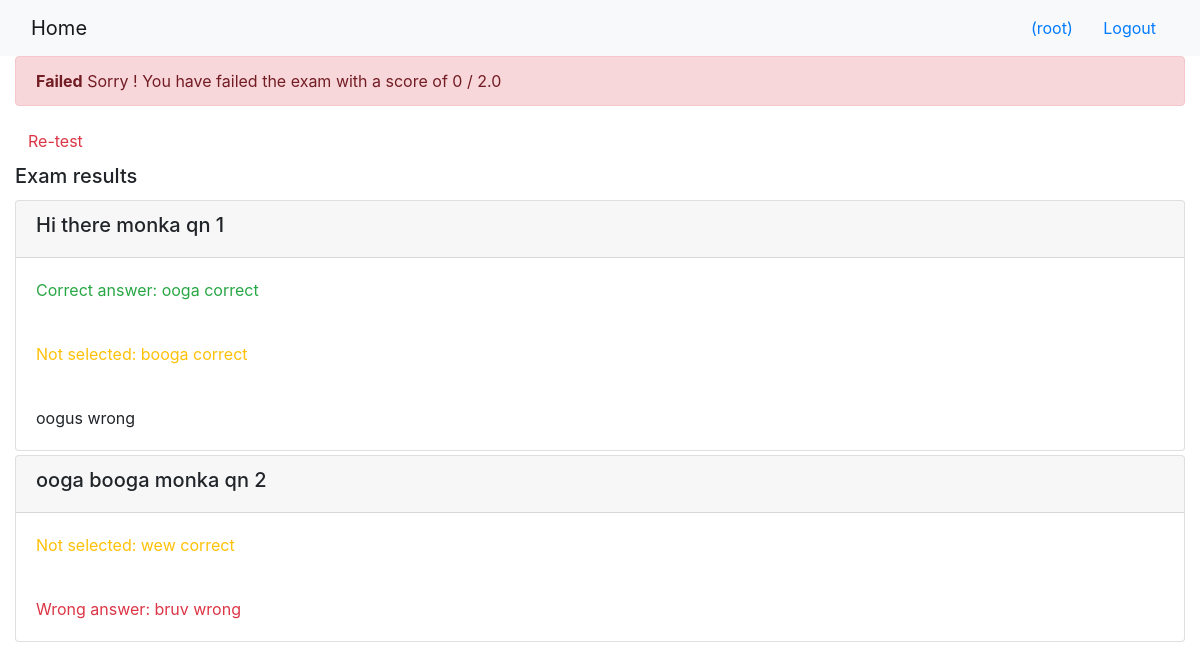
The page /onlinecourse/1/submission/1/result/ (signed in) on the database its author committed.
### onlinecourse/models.py (models this page shows)
class Question(models.Model):
    lesson = models.ForeignKey(Course, on_delete=models.CASCADE)
    question_text = models.TextField()
    grade = models.IntegerField()
    def is_get_score(self, selected_ids):
       all_answers = self.choice_set.filter(is_correct=True).count()
       selected_correct = self.choice_set.filter(is_correct=True, id__in=selected_ids).count()
       if all_answers == selected_correct:
           return True
       else:
           return False

class Choice(models.Model):
    question = models.ForeignKey(Question, on_delete=models.CASCADE)
    is_correct = models.BooleanField()
    choice_text = models.TextField()

### onlinecourse/views.py (the view)
# urls.py: path('<int:course_id>/submission/<int:submission_id>/result/', views.show_exam_result, name='show_exam_result')
def show_exam_result(request, course_id, submission_id):
    course = get_object_or_404(Course, pk=course_id)
    submission = Submission.objects.get(id=submission_id)
    choices = submission.choices.all()
    questions = course.question_set.all()
    choice_ids = [choice.id for choice in choices]
    score = 0
    max_grade = 0
    for question in questions:
        max_grade += question.grade
        if question.is_get_score(choice_ids):
            score += question.grade
    context = {
        "course": course,
        "selected_ids": choice_ids,
        "grade": score,
        "max_grade": max_grade,
        "pct_grade": score / max_grade
    }
    return render(request, "onlinecourse/exam_result_bootstrap.html", context)

### onlinecourse/templates/onlinecourse/exam_result_bootstrap.html (shortened to what this page needs)
<!DOCTYPE html>
<html lang="en">
<head>
    {% load static %}
    <link rel="stylesheet" href="https://maxcdn.bootstrapcdn.com/bootstrap/4.5.2/css/bootstrap.min.css">
</head>
<body>
 <nav class="navbar navbar-light bg-light">
    <div class="container-fluid">
        <div class="navbar-header">
              <a class="navbar-brand" href="{% url 'onlinecourse:index' %}">Home</a>
        </div>
        <ul class="nav navbar-nav navbar-right">
            {% if user.is_authenticated %}
            <li>
                <a class="btn btn-link" href="#">{{ user.first_name }}({{ user.username }})</a>
                <a class="btn btn-link" href="{% url 'onlinecourse:logout' %}">Logout</a>
            </li>
            {% endif %}
        </ul>
    </div>
</nav>
<div class="container-fluid">
    {% if pct_grade > 0.8 %}
    <div class="alert alert-success">
       <b>Congratulations, {{user.first_name}}!</b>
       You have passed the exam and completed the course with a score of {{grade}} / {{max_grade}}
    </div>
    {% else %}
    <div class="alert alert-danger">
        <b>Failed</b> Sorry {{user.first_name}}! You have failed the exam with a score of {{grade}} / {{max_grade}}
    </div>
    <a class="btn btn-link text-danger" href="{% url 'onlinecourse:course_details' course.id %}">Re-test</a>
    {% endif %}
    <div class="card-columns-vertical mt-1">
        <h5 class="card-title">Exam results</h5>
        {% for question in course.question_set.all %}
        <div class="card mt-1">
            <div class="card-header"><h5>{{ question.question_text }}</h5></div>
            {% for choice in question.choice_set.all %}
                {% if choice.is_correct and choice.id in selected_ids %}
                <div class="card-body text-success">Correct answer: {{ choice.choice_text }}</div>
                {% elif choice.is_correct and choice.id not in selected_ids %}
                <div class="card-body text-warning">Not selected: {{ choice.choice_text }}</div>
                {% elif not choice.is_correct and choice.id in selected_ids %}
                <div class="card-body text-danger">Wrong answer: {{ choice.choice_text }}</div>
                {% else %}
                <div class="card-body">{{ choice.choice_text }}</div>
                {% endif %}
            {% endfor %}
        </div>
        {% endfor %}
    </div>
</div>
</body>
</html>

### rows shown on the page
Question: question_text "Hi there monka qn 1"
Choice: choice_text "ooga correct"
Choice: choice_text "booga correct"
Choice: choice_text "oogus wrong"
Question: question_text "ooga booga monka qn 2"
Choice: choice_text "wew correct"
Choice: choice_text "bruv wrong"

### other values the page prints
{{ user.username }} "root"
{{ grade }} "0"
{{ max_grade }} "2.0"
